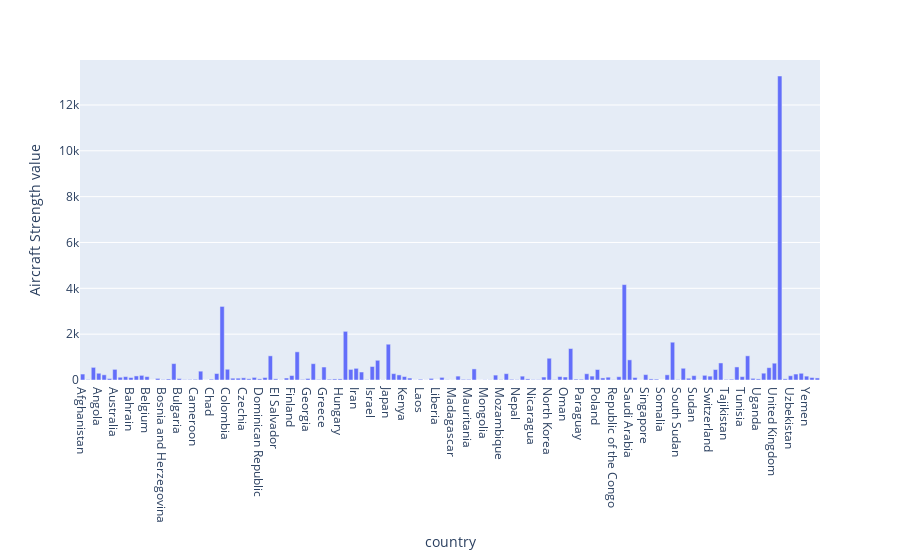

Notebook cell for this chart:
### Code cell
fig = px.bar(value_df,x= "country" , y = value_df["Aircraft Strength value"])
fig.show()

### Figure 1 — Plotly figure (JSON) as saved in the notebook; plotly's stock layout.template omitted (floating-point values rounded to 4 significant figures; data arrays with more than 128 entries replaced by an {"elided": "..."} marker saying what was removed)
{"data": [{"alignmentgroup": "True", "hovertemplate": "country=%{x}<br>Aircraft Strength value=%{y}<extra></extra>", "legendgroup": "", "marker": {"color": "#636efa", "pattern": {"shape": ""}}, "name": "", "offsetgroup": "", "orientation": "v", "showlegend": false, "textposition": "auto", "type": "bar", "x": {"elided": "138 str values"}, "xaxis": "x", "y": {"elided": "138 int values"}, "yaxis": "y"}], "layout": {"barmode": "relative", "legend": {"tracegroupgap": 0}, "margin": {"t": 60}, "xaxis": {"anchor": "y", "domain": [0, 1], "title": {"text": "country"}}, "yaxis": {"anchor": "x", "domain": [0, 1], "title": {"text": "Aircraft Strength value"}}}}
